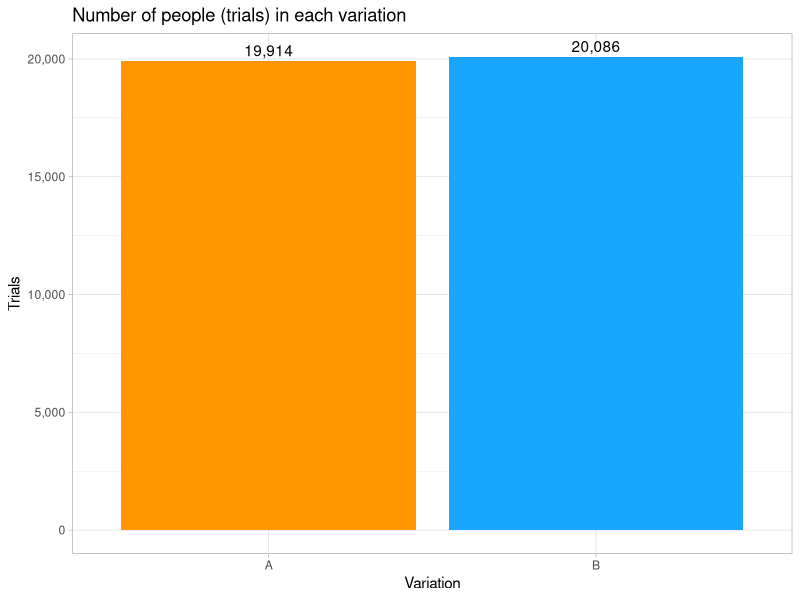
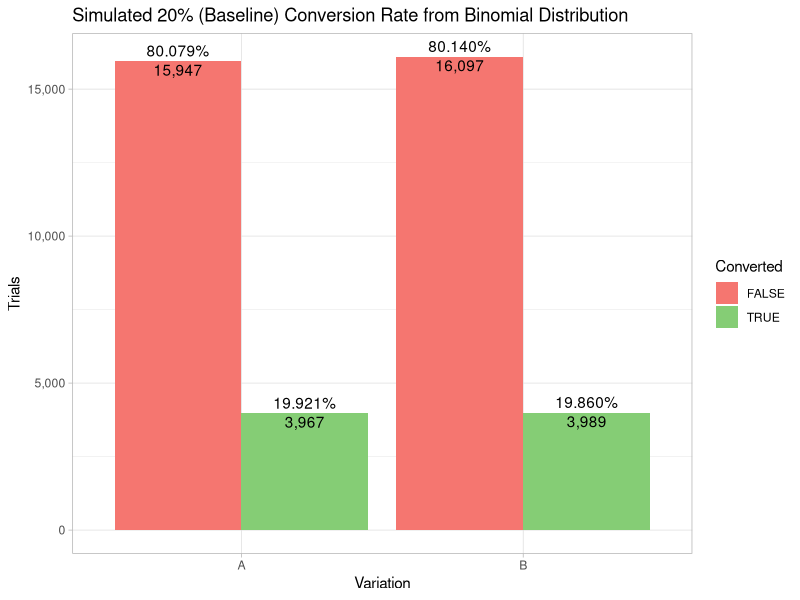
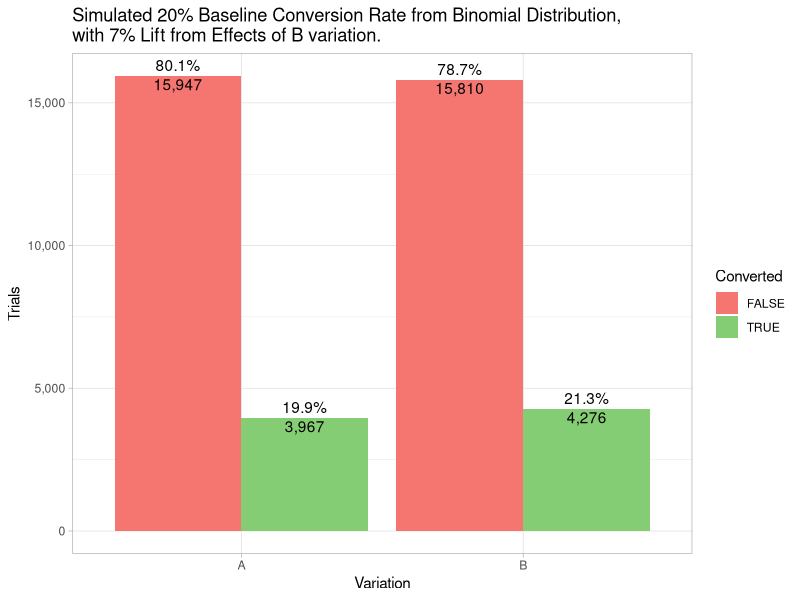
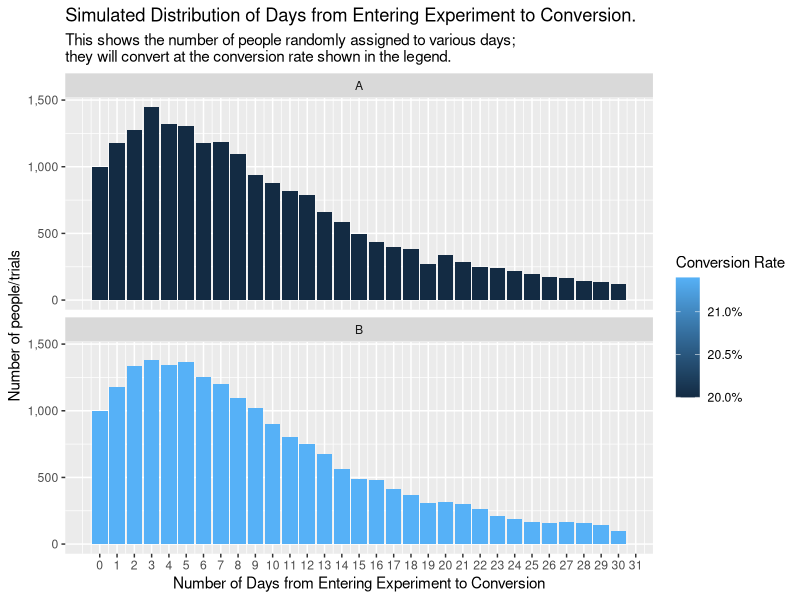
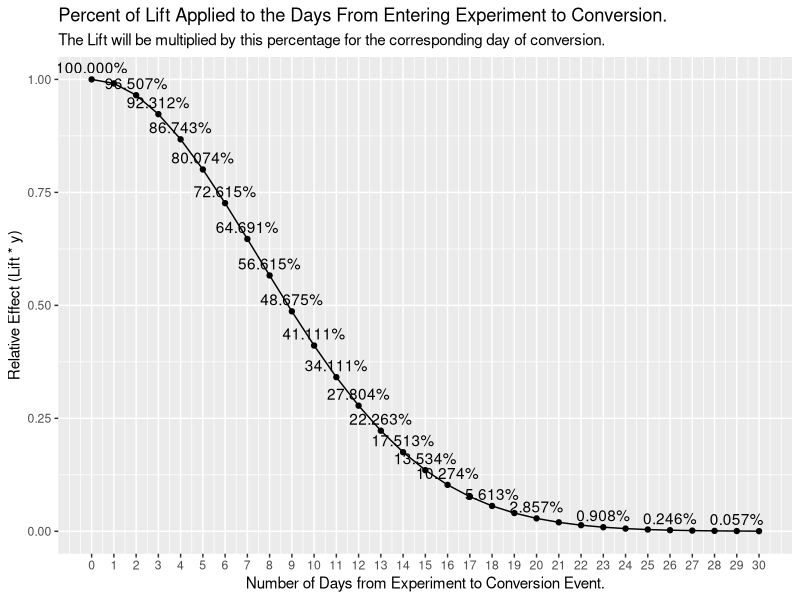
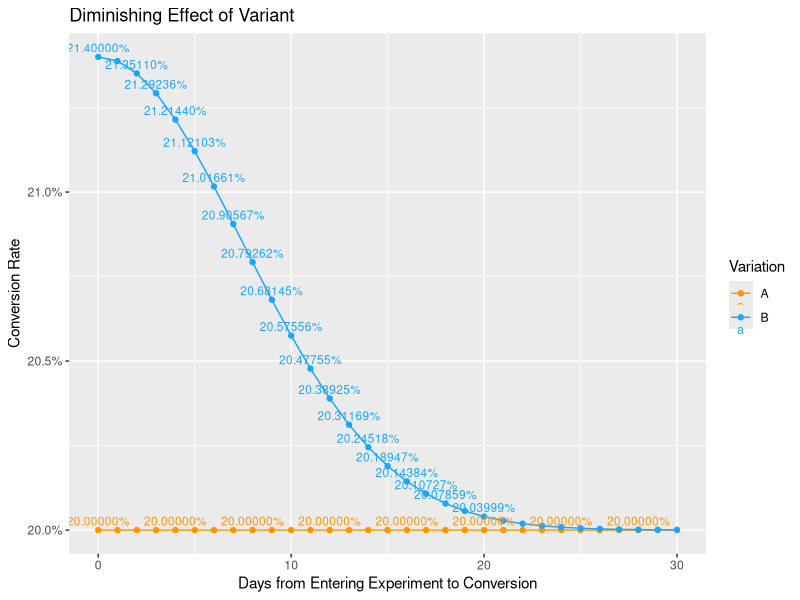
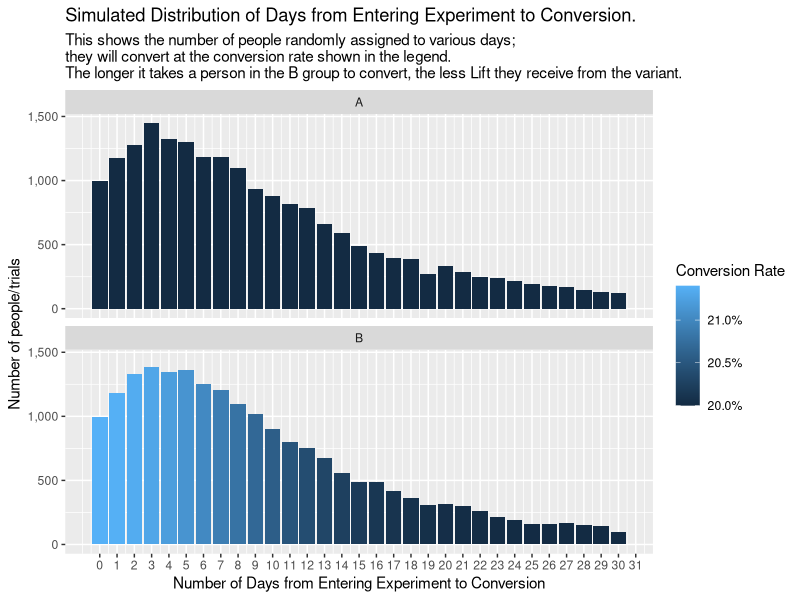
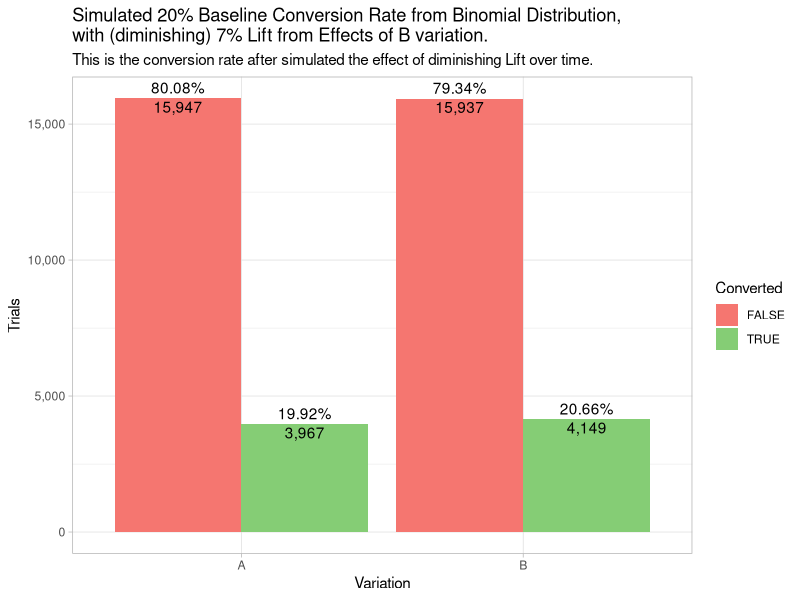

Reproduce these figures in R, in order.
## ---- chunk 1
library(knitr)
library(tidyverse)
library(lubridate)
library(scales)
options(scipen=999) # non-scientific notation

knitr::opts_chunk$set(echo = FALSE)
## ---- chunk 2
num_trials <- 40000
seed_traffic <- 1
seed_conversion <- 4
## ---- chunk 3
set.seed(seed_traffic)
traffic <- data.frame(id=sample(1:1000000, num_trials, replace=F))

set.seed(seed_traffic)
traffic$variation <- ifelse(rbinom(num_trials, 1, 0.5), 'A', 'B')

traffic %>% 
    count(variation) %>%
    ggplot(aes(x=variation, y=n, fill=variation)) +
    geom_col() +
    geom_text(aes(label=comma_format()(n)), vjust = -0.4) +
    theme_light() +
    theme(legend.position = 'none') +
    scale_y_continuous(labels = comma_format()) +
    scale_fill_manual("legend", values = c("A" = "#FF9500", "B" = "#19A6FF")) +
    labs(title='Number of people (trials) in each variation',
         y='Trials',
         x='Variation')
## ---- chunk 4
baseline_conversion_rate <- 0.20
traffic$baseline_conversion_rate <- baseline_conversion_rate
## ---- chunk 5
converted_by_id <- function(id, conversion_rate) {
    #set.seed(id)
    return (as.logical(rbinom(1, 1, conversion_rate)))
}
set.seed(seed_conversion)
traffic$converted <- map2_lgl(traffic$id, traffic$baseline_conversion_rate, ~ converted_by_id(.x, .y))

conversion_table <- table(traffic$variation, traffic$converted)
conversions <- c(conversion_table['A', 'TRUE'], conversion_table['B', 'TRUE'])
non_conversions <- c(conversion_table['A', 'FALSE'], conversion_table['B', 'FALSE'])
trials <- conversions + non_conversions

traffic %>% 
    count(variation, converted) %>%
    group_by(variation) %>%
    mutate(baseline_conversion_rate = n / sum(n)) %>%
    ungroup() %>%
    ggplot(aes(x=variation, y=n, fill=converted)) +
    scale_y_continuous(labels = comma_format()) +
    geom_col(position='dodge') +
    scale_fill_manual(values = c("TRUE" = "#85CD75", "FALSE" = "#F57670")) +
    geom_text(aes(label=comma_format()(n)),
              position = position_dodge(width=0.9),
              vjust = 1.2) +
    geom_text(aes(label=percent_format()(baseline_conversion_rate)),
              position = position_dodge(width=0.9),
              vjust = -0.4) +
    labs(title='Simulated 20% (Baseline) Conversion Rate from Binomial Distribution',
         y='Trials',
         x='Variation',
         fill='Converted') +
    theme_light()
## ---- chunk 6
simulated_percent_increase_in_b <- 0.07
## ---- chunk 7
traffic <- traffic %>%
    mutate(lift = ifelse(variation == 'A', 0, simulated_percent_increase_in_b)) %>%
    mutate(conversion_rate = baseline_conversion_rate + (baseline_conversion_rate * lift)) %>%
    select(-converted)

set.seed(seed_conversion)
converted_no_diminishing_effects <- map2_lgl(traffic$id, traffic$conversion_rate, ~ converted_by_id(.x, .y))
traffic$converted <- converted_no_diminishing_effects

conversion_table <- table(traffic$variation, traffic$converted)
conversions <- c(conversion_table['A', 'TRUE'], conversion_table['B', 'TRUE'])
non_conversions <- c(conversion_table['A', 'FALSE'], conversion_table['B', 'FALSE'])
trials <- conversions + non_conversions

a_conversion_rate <- conversions[1] / trials[1]
b_conversion_rate <- conversions[2] / trials[2]

b_percent_increase_over_baseline <- (b_conversion_rate - baseline_conversion_rate) / b_conversion_rate
b_percent_increase_over_a <- (b_conversion_rate - a_conversion_rate) / b_conversion_rate

traffic %>% 
    count(variation, converted) %>%
    group_by(variation) %>%
    mutate(conversion_rate = n / sum(n)) %>%
    ungroup() %>%
    ggplot(aes(x=variation, y=n, fill=converted)) +
    geom_col(position='dodge') +
    scale_y_continuous(labels = comma_format()) +
    scale_fill_manual(values = c("TRUE" = "#85CD75", "FALSE" = "#F57670")) +
    geom_text(aes(label=comma_format()(n)),
              position = position_dodge(width=0.9),
              vjust = 1.2) +
    geom_text(aes(label=percent_format()(conversion_rate)),
              position = position_dodge(width=0.9),
              vjust = -0.4) +
    labs(title=paste('Simulated', percent(baseline_conversion_rate),'Baseline Conversion Rate from Binomial Distribution,\nwith', percent(simulated_percent_increase_in_b),'Lift from Effects of B variation.'),
         y='Trials',
         x='Variation',
         fill='Converted') +
    theme_light()
## ---- chunk 8
scale_a_b <- function(x, a, b) {

    (b - a) * ((x - min(x)) / (max(x) - min(x))) + a 
}

set.seed(44)
#offset <- round(scale_a_b(rlnorm(n=num_trials, meanlog = 0.04), 0, 50))
#hist(offset)
offset <- round(scale_a_b(rgamma(num_trials, shape = 1.7), 1, 75))
offset <- ifelse(offset <= 1, 2, offset)
offset <- offset - 2



set.seed(NULL)
traffic <- traffic %>%
    mutate(conversion_offset = offset,
           #conversion_offset = ifelse(conversion_offset > 30, round(runif(1, min=20, max=30)), conversion_offset),
           conversion_offset = ifelse(conversion_offset < 0, 0, conversion_offset))

traffic$conversion_offset <- map_dbl(traffic$conversion_offset, ~ {
    if(. > 30) {
        return (round(runif(1, min=20, max=30)))
    } else {
        return (.)
    }
})

traffic %>%
    group_by(conversion_offset, variation) %>%
    summarise(num_trials=n(),
              average_conversion_rate = mean(conversion_rate)) %>%
    ggplot(aes(x=conversion_offset, y=num_trials, fill=average_conversion_rate)) +
    geom_col() +
    scale_y_continuous(labels = comma_format()) +
    scale_x_continuous(breaks = seq(0, 100)) +
    scale_fill_gradient(labels = percent) +
    facet_wrap(~variation, nrow=2) +
    labs(title='Simulated Distribution of Days from Entering Experiment to Conversion.',
         subtitle = 'This shows the number of people randomly assigned to various days;\nthey will convert at the conversion rate shown in the legend. ',
         y='Number of people/trials',
         x='Number of Days from Entering Experiment to Conversion',
         fill='Conversion Rate')
## ---- chunk 9
stand_dev <- .5
scale_norm <- 1 / dnorm(0, sd=stand_dev)

relative_effect <- function(day_number) {
    return (dnorm(((day_number) / 30 * 2), sd=stand_dev) * scale_norm)
}


data.frame(days_from_experiment_to_conversion=0:30) %>%
    mutate(relative_effect = relative_effect(days_from_experiment_to_conversion)) %>%
    ggplot(aes(x=days_from_experiment_to_conversion, y=relative_effect)) +
    geom_line() +
    geom_point() +
    geom_text(aes(label=percent(relative_effect)), vjust=-0.5, check_overlap = TRUE) +
    scale_x_continuous(breaks = 0:30) +
    labs(title='Percent of Lift Applied to the Days From Entering Experiment to Conversion.',
         subtitle='The Lift will be multiplied by this percentage for the corresponding day of conversion.',
         y='Relative Effect (Lift * y)',
         x='Number of Days from Experiment to Conversion Event.')
## ---- chunk 10
traffic <- traffic %>%
    mutate(diminished_conversion_rate = baseline_conversion_rate + (baseline_conversion_rate * lift * relative_effect(conversion_offset)))
# %>%
#     select(-converted)

stopifnot(all(ifelse(traffic$variation == "A", traffic$baseline_conversion_rate == traffic$conversion_rate, TRUE)))
stopifnot(all(ifelse(traffic$variation == "A", traffic$baseline_conversion_rate == traffic$diminished_conversion_rate, TRUE)))

traffic %>%
    # filter()
    # filter(!is.na(conversion_offset)) %>%
    group_by(conversion_offset, variation) %>%
    summarise(diminished_conversion_rate = mean(diminished_conversion_rate)) %>%
 #   spread(variation, diminished_conversion_rate) %>%
    ggplot(aes(x=conversion_offset, y=diminished_conversion_rate, color=variation)) +
    geom_line() +
    geom_point() +
    geom_text(aes(label=percent_format()(diminished_conversion_rate)), check_overlap=TRUE, size = 3, vjust=-0.5) + 
    scale_y_continuous(labels = percent_format()) +
    scale_color_manual(values = c("A" = "#FF9500", "B" = "#19A6FF")) +
    #expand_limits(y=0) +
    labs(title="Diminishing Effect of Variant",
         y='Conversion Rate',
         x='Days from Entering Experiment to Conversion',
         color='Variation')
## ---- chunk 11
traffic %>%
    group_by(conversion_offset, variation) %>%
    summarise(num_trials=n(),
              average_conversion_rate = mean(diminished_conversion_rate)) %>%
    ggplot(aes(x=conversion_offset, y=num_trials, fill=average_conversion_rate)) +
    geom_col() +
    scale_y_continuous(labels = comma_format()) +
    scale_x_continuous(breaks = seq(0, 100)) +
    scale_fill_gradient(labels = percent) +
    facet_wrap(~variation, nrow=2) +
    labs(title='Simulated Distribution of Days from Entering Experiment to Conversion.',
         subtitle = 'This shows the number of people randomly assigned to various days;\nthey will convert at the conversion rate shown in the legend.\nThe longer it takes a person in the B group to convert, the less Lift they receive from the variant.',
         y='Number of people/trials',
         x='Number of Days from Entering Experiment to Conversion',
         fill='Conversion Rate')
## ---- chunk 12
set.seed(seed_conversion)
new_converted <- map2_lgl(traffic$id, traffic$diminished_conversion_rate, ~ converted_by_id(.x, .y))

# ensure that conversions of variation A don't change
stopifnot(all(ifelse(traffic$variation == "A", converted_no_diminishing_effects == new_converted, TRUE)))

traffic$converted <- new_converted
#set.seed(2)
#traffic$converted <-as.logical(rbinom(num_trials, 1, baseline_conversion_rate))

conversion_table <- table(traffic$variation, traffic$converted)
conversions <- c(conversion_table['A', 'TRUE'], conversion_table['B', 'TRUE'])
non_conversions <- c(conversion_table['A', 'FALSE'], conversion_table['B', 'FALSE'])
trials <- conversions + non_conversions

a_conversion_rate <- conversions[1] / trials[1]
b_conversion_rate <- conversions[2] / trials[2]

b_percent_increase_over_baseline <- (b_conversion_rate - baseline_conversion_rate) / b_conversion_rate
b_percent_increase_over_a <- (b_conversion_rate - a_conversion_rate) / b_conversion_rate

traffic %>% 
    count(variation, converted) %>%
    group_by(variation) %>%
    mutate(conversion_rate = n / sum(n)) %>%
    ungroup() %>%
    ggplot(aes(x=variation, y=n, fill=converted)) +
    geom_col(position='dodge') +
    scale_y_continuous(labels = comma_format()) +
    scale_fill_manual(values = c("TRUE" = "#85CD75", "FALSE" = "#F57670")) +
    geom_text(aes(label=comma_format()(n)),
              position = position_dodge(width=0.9),
              vjust = 1.2) +
    geom_text(aes(label=percent_format()(conversion_rate)),
              position = position_dodge(width=0.9),
              vjust = -0.4) +
    labs(title=paste('Simulated', percent(baseline_conversion_rate),'Baseline Conversion Rate from Binomial Distribution,\nwith (diminishing)', percent(simulated_percent_increase_in_b),'Lift from Effects of B variation.'),
         subtitle='This is the conversion rate after simulated the effect of diminishing Lift over time.',
         y='Trials',
         x='Variation',
         fill='Converted') +
    theme_light()
## ---- chunk 13
attribution_window_days <- 7
## ---- chunk 14
traffic <- traffic %>%
    mutate(converted_within_window = ifelse(conversion_offset <= attribution_window_days, converted, FALSE))

conversion_table <- table(traffic$variation, traffic$converted_within_window)
conversions <- c(conversion_table['A', 'TRUE'], conversion_table['B', 'TRUE'])
non_conversions <- c(conversion_table['A', 'FALSE'], conversion_table['B', 'FALSE'])
trials <- conversions + non_conversions

a_conversion_rate <- conversions[1] / trials[1]
b_conversion_rate <- conversions[2] / trials[2]

b_percent_increase_over_baseline <- (b_conversion_rate - baseline_conversion_rate) / b_conversion_rate
b_percent_increase_over_a <- (b_conversion_rate - a_conversion_rate) / b_conversion_rate

traffic %>% 
    count(variation, converted_within_window) %>%
    group_by(variation) %>%
    mutate(conversion_rate = n / sum(n)) %>%
    ungroup() %>%
    ggplot(aes(x=variation, y=n, fill=converted_within_window)) +
    geom_col(position='dodge') +
    scale_y_continuous(labels = comma_format()) +
    scale_fill_manual(values = c("TRUE" = "#85CD75", "FALSE" = "#F57670")) +
    geom_text(aes(label=comma_format()(n)),
              position = position_dodge(width=0.9),
              vjust = 1.2) +
    geom_text(aes(label=percent_format()(conversion_rate)),
              position = position_dodge(width=0.9),
              vjust = -0.4) +
    labs(title=paste0('Simulated ', percent(baseline_conversion_rate),' Baseline Conversion Rate from Binomial Distribution,\nwith (diminishing) ', percent(simulated_percent_increase_in_b),' Lift from Effects of B variation &\n', attribution_window_days,'-Day Attribution Window.'),
         subtitle=paste0('This is the conversion rate after simulated the effect of diminishing Lift over time, with a', attribution_window_days,'-Day Attribution Window.'),
         y='Trials',
         x='Variation',
         fill='Converted') +
    theme_light()
## ---- chunk 15
set.seed(43)
traffic$day_entered_experiment <- floor(runif(n=num_trials, min=1, max=31))

traffic <- traffic %>%
    mutate(day_converted = ifelse(converted, day_entered_experiment + conversion_offset, NA),
           day_converted_within_window = ifelse(converted_within_window, day_entered_experiment + conversion_offset, NA))
## ---- chunk 16
num_days_people_are_still_converting <- max(traffic$day_entered_experiment) + max(traffic$conversion_offset) + 10
experiment <- data.frame(experiment_day = NULL, variation=NULL, conversions = NULL, trials = NULL)

for(ex_day in 1:num_days_people_are_still_converting) {
    day_results <- rbind(data.frame(experiment_day = ex_day,
                                    variation="A",
                                    cumulative_conversions = sum(traffic$variation == "A" & traffic$day_converted <= ex_day, na.rm = TRUE),
                                    cumulative_trials = sum(traffic$variation == "A" & traffic$day_entered_experiment <= ex_day)),
                         data.frame(experiment_day = ex_day,
                                    variation="B",
                                    cumulative_conversions = sum(traffic$variation == "B" & traffic$day_converted <= ex_day, na.rm = TRUE),
                                    cumulative_trials = sum(traffic$variation == "B" & traffic$day_entered_experiment <= ex_day)))

    experiment <- rbind(experiment, day_results)
}
experiment %>%
    mutate(cumulative_conversion_rate=cumulative_conversions / cumulative_trials) %>%
    ggplot(aes(x=experiment_day, y=cumulative_conversion_rate, color = variation, group=variation)) +
        geom_line() +
        geom_point() +
        scale_y_continuous(breaks = seq(0, 1, 0.05),
                           labels = percent_format()) +
        expand_limits(y=c(0,0.25)) +
        scale_x_continuous(breaks = seq(0, 100, 5)) +
        scale_color_manual(values = c("A" = "#FF9500", "B" = "#19A6FF")) +
        labs(title='Conversion rate over time - No Attribution Window',
         subtitle="This shows, for each day of the experiment (1-30) and each day after the experiment that people are still converting (31-60), the conversion rate if you we're to look a report on that day, using no attribution window", 
         y='Conversion Rate',
         x='Day of Experiment (and days after)',
         color='Variation') +
    theme_light()

temp <- experiment %>%
    #mutate(cumulative_conversion_rate=cumulative_conversions / cumulative_trials) %>%
  gather(variable, value, -(experiment_day:variation)) %>%
  unite(temp, variation, variable) %>%
  spread(temp, value)

prop.test_list <- with(temp, pmap(list(A_cumulative_conversions, B_cumulative_conversions, A_cumulative_trials, B_cumulative_trials),
                                    function(a, b, c, d) {
                                        if(a+b > 0) {
                                            prop.test(x=c(b, a), n=c(d, c))
                                        } else {
                                            NA    
                                        }
                                    }
                                    ))
temp$p_value <- map_dbl(prop.test_list,~  {
    
    if(is.na(.[[1]])) {
        return (NA)
    } else {
         .$p.value   
    }
})
temp$b_minus_a <- map_dbl(prop.test_list,~  {
    
    if(is.na(.[[1]])) {
        return (NA)
    } else {
         as.numeric(.$estimate[1] - .$estimate[2])
    }
})
temp$conf_low <- map_dbl(prop.test_list,~  {
    
    if(is.na(.[[1]])) {
        return (NA)
    } else {
         .$conf.int[1]
    }
})
temp$conf_high <- map_dbl(prop.test_list,~  {
    
    if(is.na(.[[1]])) {
        return (NA)
    } else {
         .$conf.int[2]
    }
})

temp %>%
    ggplot(aes(x=experiment_day, y=p_value)) +
        geom_line() +
        geom_point() +
    geom_text(aes(label=round(p_value, 3)), vjust=-0.5, check_overlap = TRUE) +
    geom_hline(yintercept = 0.05, color ='red') +
    scale_y_continuous(breaks = seq(0, 1, 0.05)) +
    expand_limits(y=c(0,1))

temp %>%
    ggplot(aes(x=experiment_day, y=b_minus_a)) +
        geom_line() +
        scale_y_continuous(labels = percent_format()) +
        geom_ribbon(aes(ymin = conf_low, ymax = conf_high), fill = 'green', alpha=0.15) +
        geom_ribbon(aes(ymin = ifelse(conf_low <= 0, conf_low, NA), ymax = ifelse(conf_low <= 0, conf_high, NA)), fill = 'red', alpha=0.45) +
        geom_ribbon(aes(ymin = ifelse(conf_low > 0, conf_low, NA), ymax = ifelse(conf_low > 0, conf_high, NA)), fill = 'green', alpha=0.2) +
        geom_hline(yintercept = 0, color='red', alpha=0.5) +
        geom_text(aes(label=percent(b_minus_a)), vjust=-1, check_overlap = TRUE) +
        labs(title='Difference in Conversion Rate of `B` - `A`, with Frequentist Confidence Interval - \nNo Attribution Window',
             y='Difference in Conversion Rate from B minus A',
             x='Day of Experiment (and days after)')

temp %>%
    mutate(a_cr = A_cumulative_conversions / A_cumulative_trials,
           b_minus_a = b_minus_a / a_cr,
           conf_low = conf_low / a_cr,
           conf_high = conf_high / a_cr) %>%
    ggplot(aes(x=experiment_day, y=b_minus_a)) +
        geom_line() +
        coord_cartesian(ylim=c(-0.10, 1)) +
        scale_y_continuous(labels = percent_format()) +
        geom_ribbon(aes(ymin = conf_low, ymax = conf_high), fill = 'green', alpha=0.15) +
        geom_ribbon(aes(ymin = ifelse(conf_low <= 0, conf_low, NA), ymax = ifelse(conf_low <= 0, conf_high, NA)), fill = 'red', alpha=0.45) +
        geom_ribbon(aes(ymin = ifelse(conf_low > 0, conf_low, NA), ymax = ifelse(conf_low > 0, conf_high, NA)), fill = 'green', alpha=0.2) +
        geom_hline(yintercept = 0, color='red', alpha=0.5) +
        geom_text(aes(label=percent(b_minus_a)), vjust=-1, check_overlap = TRUE) +    
        labs(title='Difference in Conversion Rate of `B` - `A`, with Frequentist Confidence Interval - \nNo Attribution Window',
             y='Lift (i.e. Percent change from A to B)',
             x='Day of Experiment (and days after)') 
## ---- chunk 17
num_days_people_are_still_converting <- max(traffic$day_entered_experiment) + max(traffic$conversion_offset) + attribution_window_days
experiment <- data.frame(experiment_day = NULL, variation=NULL, conversions = NULL, trials = NULL)

for(ex_day in 1:num_days_people_are_still_converting) {
    local_traffic <- traffic %>% filter(day_entered_experiment + attribution_window_days < ex_day)

    day_results <- rbind(data.frame(experiment_day = ex_day,
                                    variation="A",
                                    cumulative_conversions = sum(local_traffic$variation == "A" & local_traffic$day_converted_within_window <= ex_day, na.rm = TRUE),
                                    cumulative_trials = sum(local_traffic$variation == "A")),
                         data.frame(experiment_day = ex_day,
                                    variation="B",
                                    cumulative_conversions = sum(local_traffic$variation == "B" & local_traffic$day_converted_within_window <= ex_day, na.rm = TRUE),
                                    cumulative_trials = sum(local_traffic$variation == "B")))

    experiment <- rbind(experiment, day_results)
}

experiment %>%
    mutate(cumulative_conversion_rate=cumulative_conversions / cumulative_trials) %>%
    ggplot(aes(x=experiment_day, y=cumulative_conversion_rate, color = variation, group=variation)) +
        geom_line() +
        geom_point() +
        scale_y_continuous(breaks = seq(0, 1, 0.05),
                           labels = percent_format()) +
        expand_limits(y=c(0,0.25)) +
        scale_x_continuous(breaks = seq(0, 100, 5)) +
        scale_color_manual(values = c("A" = "#FF9500", "B" = "#19A6FF")) +
        labs(title='Conversion rate over time - With Attribution Window',
         subtitle="This shows, for each day of the experiment (1-30) and each day after the experiment that people are still converting (31-60), the conversion rate if you we're to look a report on that day, using With attribution window", 
         y='Conversion Rate',
         x='Day of Experiment (and days after)',
         color='Variation') +
    theme_light()

temp <- experiment %>%
    #mutate(cumulative_conversion_rate=cumulative_conversions / cumulative_trials) %>%
  gather(variable, value, -(experiment_day:variation)) %>%
  unite(temp, variation, variable) %>%
  spread(temp, value)

prop.test_list <- with(temp, pmap(list(A_cumulative_conversions, B_cumulative_conversions, A_cumulative_trials, B_cumulative_trials),
                                    function(a, b, c, d) {
                                        if(a+b > 0) {
                                            prop.test(x=c(b, a), n=c(d, c))
                                        } else {
                                            NA    
                                        }
                                    }
                                    ))
temp$p_value <- map_dbl(prop.test_list,~  {
    
    if(is.na(.[[1]])) {
        return (NA)
    } else {
         .$p.value   
    }
})
temp$b_minus_a <- map_dbl(prop.test_list,~  {
    
    if(is.na(.[[1]])) {
        return (NA)
    } else {
         as.numeric(.$estimate[1] - .$estimate[2])
    }
})
temp$conf_low <- map_dbl(prop.test_list,~  {
    
    if(is.na(.[[1]])) {
        return (NA)
    } else {
         .$conf.int[1]
    }
})
temp$conf_high <- map_dbl(prop.test_list,~  {
    
    if(is.na(.[[1]])) {
        return (NA)
    } else {
         .$conf.int[2]
    }
})

temp %>%
    ggplot(aes(x=experiment_day, y=p_value)) +
        geom_line() +
        geom_point() +
    geom_text(aes(label=round(p_value, 3)), vjust=-0.5, check_overlap = TRUE) +
    geom_hline(yintercept = 0.05, color ='red') +
    scale_y_continuous(breaks = seq(0, 1, 0.05)) +
    expand_limits(y=c(0,1))

temp %>%
    ggplot(aes(x=experiment_day, y=b_minus_a)) +
        geom_line() +
        scale_y_continuous(labels = percent_format()) +
        geom_ribbon(aes(ymin = conf_low, ymax = conf_high), fill = 'green', alpha=0.15) +
        geom_ribbon(aes(ymin = ifelse(conf_low <= 0, conf_low, NA), ymax = ifelse(conf_low <= 0, conf_high, NA)), fill = 'red', alpha=0.45) +
        geom_ribbon(aes(ymin = ifelse(conf_low > 0, conf_low, NA), ymax = ifelse(conf_low > 0, conf_high, NA)), fill = 'green', alpha=0.2) +
        geom_hline(yintercept = 0, color='red', alpha=0.5) +
        geom_text(aes(label=percent(b_minus_a)), vjust=-1, check_overlap = TRUE) +
        labs(title='Difference in Conversion Rate of `B` - `A`, with Frequentist Confidence Interval - \nWith Attribution Window',
             y='Difference in Conversion Rate from B minus A',
             x='Day of Experiment (and days after)')

temp %>%
    mutate(a_cr = A_cumulative_conversions / A_cumulative_trials,
           b_minus_a = b_minus_a / a_cr,
           conf_low = conf_low / a_cr,
           conf_high = conf_high / a_cr) %>%
    ggplot(aes(x=experiment_day, y=b_minus_a)) +
        geom_line() +
        coord_cartesian(ylim=c(-0.10, 1)) +
        scale_y_continuous(labels = percent_format()) +
        geom_ribbon(aes(ymin = conf_low, ymax = conf_high), fill = 'green', alpha=0.15) +
        geom_ribbon(aes(ymin = ifelse(conf_low <= 0, conf_low, NA), ymax = ifelse(conf_low <= 0, conf_high, NA)), fill = 'red', alpha=0.45) +
        geom_ribbon(aes(ymin = ifelse(conf_low > 0, conf_low, NA), ymax = ifelse(conf_low > 0, conf_high, NA)), fill = 'green', alpha=0.2) +
        geom_hline(yintercept = 0, color='red', alpha=0.5) +
        geom_text(aes(label=percent(b_minus_a)), vjust=-1, check_overlap = TRUE) +    
        labs(title='Difference in Conversion Rate of `B` - `A`, with Frequentist Confidence Interval - \nWith Attribution Window',
             y='Lift (i.e. Percent change from A to B)',
             x='Day of Experiment (and days after)') 
